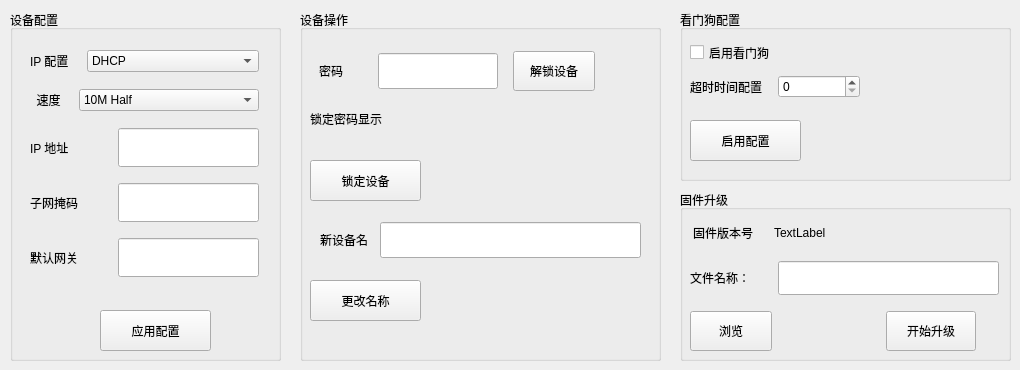
      <widget class="QWidget" name="page_4">
       <widget class="QGroupBox" name="groupBox_5">
        <property name="geometry">
         <rect>
          <x>10</x>
          <y>10</y>
          <width>271</width>
          <height>351</height>
         </rect>
        </property>
        <property name="title">
         <string>设备配置</string>
        </property>
        <widget class="QPushButton" name="Basic_Config_Btn">
         <property name="geometry">
          <rect>
           <x>90</x>
           <y>300</y>
           <width>111</width>
           <height>41</height>
          </rect>
         </property>
         <property name="sizePolicy">
          <sizepolicy hsizetype="Fixed" vsizetype="Fixed">
           <horstretch>0</horstretch>
           <verstretch>0</verstretch>
          </sizepolicy>
         </property>
         <property name="minimumSize">
          <size>
           <width>111</width>
           <height>41</height>
          </size>
         </property>
         <property name="maximumSize">
          <size>
           <width>111</width>
           <height>41</height>
          </size>
         </property>
         <property name="text">
          <string>应用配置</string>
         </property>
        </widget>
        <widget class="QWidget" name="layoutWidget">
         <property name="geometry">
          <rect>
           <x>20</x>
           <y>30</y>
           <width>229</width>
           <height>251</height>
          </rect>
         </property>
         <layout class="QVBoxLayout" name="verticalLayout_2">
          <item>
           <layout class="QHBoxLayout" name="horizontalLayout_8">
            <item>
             <widget class="QLabel" name="label_9">
              <property name="sizePolicy">
               <sizepolicy hsizetype="Fixed" vsizetype="Fixed">
                <horstretch>0</horstretch>
                <verstretch>0</verstretch>
               </sizepolicy>
              </property>
              <property name="maximumSize">
               <size>
                <width>51</width>
                <height>24</height>
               </size>
              </property>
              <property name="text">
               <string>IP 配置</string>
              </property>
             </widget>
            </item>
            <item>
             <widget class="QComboBox" name="lan1_comboBox">
              <item>
               <property name="text">
                <string>DHCP</string>
               </property>
              </item>
              <item>
               <property name="text">
                <string>静态ip</string>
               </property>
              </item>
             </widget>
            </item>
           </layout>
          </item>
          <item>
           <layout class="QHBoxLayout" name="horizontalLayout">
            <item>
             <widget class="QLabel" name="label">
              <property name="sizePolicy">
               <sizepolicy hsizetype="Fixed" vsizetype="Fixed">
                <horstretch>0</horstretch>
                <verstretch>0</verstretch>
               </sizepolicy>
              </property>
              <property name="minimumSize">
               <size>
                <width>43</width>
                <height>24</height>
               </size>
              </property>
              <property name="layoutDirection">
               <enum>Qt::LeftToRight</enum>
              </property>
              <property name="text">
               <string>  速度</string>
              </property>
             </widget>
            </item>
            <item>
             <widget class="QComboBox" name="lan1_speed_comboBox">
              <item>
               <property name="text">
                <string>10M Half</string>
               </property>
              </item>
              <item>
               <property name="text">
                <string>10M Full</string>
               </property>
              </item>
              <item>
               <property name="text">
                <string>100M Half</string>
               </property>
              </item>
              <item>
               <property name="text">
                <string>100M Full</string>
               </property>
              </item>
              <item>
               <property name="text">
                <string>0</string>
               </property>
              </item>
             </widget>
            </item>
           </layout>
          </item>
          <item>
           <layout class="QHBoxLayout" name="horizontalLayout_2">
            <item>
             <widget class="QLabel" name="label_6">
              <property name="text">
               <string>IP 地址     </string>
              </property>
             </widget>
            </item>
            <item>
             <widget class="QLineEdit" name="lan1_ip">
              <property name="sizePolicy">
               <sizepolicy hsizetype="Fixed" vsizetype="Fixed">
                <horstretch>0</horstretch>
                <verstretch>0</verstretch>
               </sizepolicy>
              </property>
              <property name="minimumSize">
               <size>
                <width>141</width>
                <height>39</height>
               </size>
              </property>
              <property name="maximumSize">
               <size>
                <width>340</width>
                <height>39</height>
               </size>
              </property>
             </widget>
            </item>
           </layout>
          </item>
          <item>
           <layout class="QHBoxLayout" name="horizontalLayout_5">
            <item>
             <widget class="QLabel" name="label_7">
              <property name="text">
               <string>子网掩码</string>
              </property>
             </widget>
            </item>
            <item>
             <widget class="QLineEdit" name="lan1_mask">
              <property name="sizePolicy">
               <sizepolicy hsizetype="Fixed" vsizetype="Fixed">
                <horstretch>0</horstretch>
                <verstretch>0</verstretch>
               </sizepolicy>
              </property>
              <property name="minimumSize">
               <size>
                <width>141</width>
                <height>39</height>
               </size>
              </property>
             </widget>
            </item>
           </layout>
          </item>
          <item>
           <layout class="QHBoxLayout" name="horizontalLayout_6">
            <item>
             <widget class="QLabel" name="label_8">
              <property name="text">
               <string>默认网关</string>
              </property>
             </widget>
            </item>
            <item>
             <widget class="QLineEdit" name="lan1_gateway">
              <property name="sizePolicy">
               <sizepolicy hsizetype="Fixed" vsizetype="Fixed">
                <horstretch>0</horstretch>
                <verstretch>0</verstretch>
               </sizepolicy>
              </property>
              <property name="minimumSize">
               <size>
                <width>141</width>
                <height>39</height>
               </size>
              </property>
             </widget>
            </item>
           </layout>
          </item>
         </layout>
        </widget>
       </widget>
       <widget class="QGroupBox" name="groupBox_9">
        <property name="geometry">
         <rect>
          <x>680</x>
          <y>10</y>
          <width>331</width>
          <height>171</height>
         </rect>
        </property>
        <property name="title">
         <string>看门狗配置</string>
        </property>
        <widget class="QCheckBox" name="checkBox_55">
         <property name="geometry">
          <rect>
           <x>10</x>
           <y>30</y>
           <width>103</width>
           <height>25</height>
          </rect>
         </property>
         <property name="text">
          <string>启用看门狗</string>
         </property>
        </widget>
        <widget class="QPushButton" name="watchdog_btn">
         <property name="geometry">
          <rect>
           <x>10</x>
           <y>110</y>
           <width>111</width>
           <height>41</height>
          </rect>
         </property>
         <property name="sizePolicy">
          <sizepolicy hsizetype="Fixed" vsizetype="Fixed">
           <horstretch>0</horstretch>
           <verstretch>0</verstretch>
          </sizepolicy>
         </property>
         <property name="minimumSize">
          <size>
           <width>111</width>
           <height>41</height>
          </size>
         </property>
         <property name="text">
          <string>启用配置</string>
         </property>
        </widget>
        <widget class="QWidget" name="layoutWidget">
         <property name="geometry">
          <rect>
           <x>10</x>
           <y>60</y>
           <width>170</width>
           <height>34</height>
          </rect>
         </property>
         <layout class="QHBoxLayout" name="horizontalLayout_9">
          <item>
           <widget class="QLabel" name="label_32">
            <property name="text">
             <string>超时时间配置</string>
            </property>
           </widget>
          </item>
          <item>
           <widget class="QSpinBox" name="spinBox_5"/>
          </item>
         </layout>
        </widget>
       </widget>
       <widget class="QGroupBox" name="groupBox_10">
        <property name="geometry">
         <rect>
          <x>680</x>
          <y>190</y>
          <width>331</width>
          <height>171</height>
         </rect>
        </property>
        <property name="title">
         <string>固件升级</string>
        </property>
        <widget class="QWidget" name="layoutWidget">
         <property name="geometry">
          <rect>
           <x>10</x>
           <y>30</y>
           <width>160</width>
           <height>26</height>
          </rect>
         </property>
         <layout class="QHBoxLayout" name="horizontalLayout_3">
          <item>
           <widget class="QLabel" name="label_34">
            <property name="sizePolicy">
             <sizepolicy hsizetype="Fixed" vsizetype="Fixed">
              <horstretch>0</horstretch>
              <verstretch>0</verstretch>
             </sizepolicy>
            </property>
            <property name="minimumSize">
             <size>
              <width>72</width>
              <height>24</height>
             </size>
            </property>
            <property name="text">
             <string>固件版本号</string>
            </property>
           </widget>
          </item>
          <item>
           <widget class="QLabel" name="version_lable">
            <property name="sizePolicy">
             <sizepolicy hsizetype="Fixed" vsizetype="Fixed">
              <horstretch>0</horstretch>
              <verstretch>0</verstretch>
             </sizepolicy>
            </property>
            <property name="minimumSize">
             <size>
              <width>72</width>
              <height>24</height>
             </size>
            </property>
            <property name="text">
             <string>TextLabel</string>
            </property>
           </widget>
          </item>
         </layout>
        </widget>
        <widget class="QWidget" name="layoutWidget">
         <property name="geometry">
          <rect>
           <x>10</x>
           <y>70</y>
           <width>309</width>
           <height>36</height>
          </rect>
         </property>
         <layout class="QHBoxLayout" name="horizontalLayout_7">
          <item>
           <widget class="QLabel" name="label_35">
            <property name="text">
             <string>文件名称：</string>
            </property>
           </widget>
          </item>
          <item>
           <widget class="QLineEdit" name="lineEdit_fwFile">
            <property name="sizePolicy">
             <sizepolicy hsizetype="Fixed" vsizetype="Fixed">
              <horstretch>0</horstretch>
              <verstretch>0</verstretch>
             </sizepolicy>
            </property>
            <property name="minimumSize">
             <size>
              <width>221</width>
              <height>34</height>
             </size>
            </property>
           </widget>
          </item>
         </layout>
        </widget>
        <widget class="QWidget" name="layoutWidget">
         <property name="geometry">
          <rect>
           <x>10</x>
           <y>120</y>
           <width>286</width>
           <height>42</height>
          </rect>
         </property>
         <layout class="QHBoxLayout" name="horizontalLayout_11">
          <item>
           <widget class="QPushButton" name="browse_btn">
            <property name="sizePolicy">
             <sizepolicy hsizetype="Fixed" vsizetype="Fixed">
              <horstretch>0</horstretch>
              <verstretch>0</verstretch>
             </sizepolicy>
            </property>
            <property name="minimumSize">
             <size>
              <width>82</width>
              <height>40</height>
             </size>
            </property>
            <property name="styleSheet">
             <string notr="true">QPushButton#browse_btn:hover
{
	image: url(:/image/browse.png);
	color: transparent;
	background-color: #1A3B5F;
}

QPushButton#browse_btn:pressed
{
	image: none;
	color: white;
	background-color: rgba(255,0,0,0.5);
}</string>
            </property>
            <property name="text">
             <string>浏览</string>
            </property>
           </widget>
          </item>
          <item>
           <spacer name="horizontalSpacer_7">
            <property name="orientation">
             <enum>Qt::Horizontal</enum>
            </property>
            <property name="sizeType">
             <enum>QSizePolicy::Fixed</enum>
            </property>
            <property name="sizeHint" stdset="0">
             <size>
              <width>108</width>
              <height>20</height>
             </size>
            </property>
           </spacer>
          </item>
          <item>
           <widget class="QPushButton" name="upgrade_btn">
            <property name="minimumSize">
             <size>
              <width>82</width>
              <height>40</height>
             </size>
            </property>
            <property name="styleSheet">
             <string notr="true">QPushButton#upgrade_btn:hover
{
	image: url(:/image/upgrade.png);
	color: transparent;
	background-color: #1A3B5F;
}

QPushButton#upgrade_btn:pressed
{
	image: none;
	color: white;
	background-color: rgba(255,0,0,0.5);
}</string>
            </property>
            <property name="text">
             <string>开始升级</string>
            </property>
           </widget>
          </item>
         </layout>
        </widget>
       </widget>
       <widget class="QGroupBox" name="groupBox_8">
        <property name="geometry">
         <rect>
          <x>300</x>
          <y>10</y>
          <width>361</width>
          <height>351</height>
         </rect>
        </property>
        <property name="title">
         <string>设备操作</string>
        </property>
        <widget class="QWidget" name="layoutWidget">
         <property name="geometry">
          <rect>
           <x>10</x>
           <y>40</y>
           <width>294</width>
           <height>42</height>
          </rect>
         </property>
         <layout class="QHBoxLayout" name="horizontalLayout_4">
          <item>
           <widget class="QLabel" name="label_19">
            <property name="sizePolicy">
             <sizepolicy hsizetype="Fixed" vsizetype="Fixed">
              <horstretch>0</horstretch>
              <verstretch>0</verstretch>
             </sizepolicy>
            </property>
            <property name="minimumSize">
             <size>
              <width>44</width>
              <height>30</height>
             </size>
            </property>
            <property name="text">
             <string>密码</string>
            </property>
           </widget>
          </item>
          <item>
           <widget class="QLineEdit" name="lineEdit">
            <property name="sizePolicy">
             <sizepolicy hsizetype="Fixed" vsizetype="Fixed">
              <horstretch>0</horstretch>
              <verstretch>0</verstretch>
             </sizepolicy>
            </property>
            <property name="minimumSize">
             <size>
              <width>120</width>
              <height>36</height>
             </size>
            </property>
           </widget>
          </item>
          <item>
           <widget class="QPushButton" name="unlock_btn">
            <property name="sizePolicy">
             <sizepolicy hsizetype="Fixed" vsizetype="Fixed">
              <horstretch>0</horstretch>
              <verstretch>0</verstretch>
             </sizepolicy>
            </property>
            <property name="minimumSize">
             <size>
              <width>82</width>
              <height>40</height>
             </size>
            </property>
            <property name="styleSheet">
             <string notr="true"/>
            </property>
            <property name="text">
             <string>解锁设备</string>
            </property>
           </widget>
          </item>
         </layout>
        </widget>
        <widget class="QLabel" name="unlockPassWord_lab">
         <property name="enabled">
          <bool>true</bool>
         </property>
         <property name="geometry">
          <rect>
           <x>10</x>
           <y>100</y>
           <width>250</width>
           <height>35</height>
          </rect>
         </property>
         <property name="sizePolicy">
          <sizepolicy hsizetype="Fixed" vsizetype="Fixed">
           <horstretch>0</horstretch>
           <verstretch>0</verstretch>
          </sizepolicy>
         </property>
         <property name="minimumSize">
          <size>
           <width>250</width>
           <height>35</height>
          </size>
         </property>
         <property name="maximumSize">
          <size>
           <width>100</width>
           <height>20</height>
          </size>
         </property>
         <property name="layoutDirection">
          <enum>Qt::LeftToRight</enum>
         </property>
         <property name="text">
          <string>锁定密码显示</string>
         </property>
         <property name="alignment">
          <set>Qt::AlignLeading|Qt::AlignLeft|Qt::AlignTop</set>
         </property>
        </widget>
        <widget class="QPushButton" name="lock_btn">
         <property name="geometry">
          <rect>
           <x>10</x>
           <y>150</y>
           <width>111</width>
           <height>41</height>
          </rect>
         </property>
         <property name="sizePolicy">
          <sizepolicy hsizetype="Fixed" vsizetype="Fixed">
           <horstretch>0</horstretch>
           <verstretch>0</verstretch>
          </sizepolicy>
         </property>
         <property name="minimumSize">
          <size>
           <width>111</width>
           <height>41</height>
          </size>
         </property>
         <property name="styleSheet">
          <string notr="true"/>
         </property>
         <property name="text">
          <string>锁定设备</string>
         </property>
        </widget>
        <widget class="QPushButton" name="name_modify">
         <property name="geometry">
          <rect>
           <x>10</x>
           <y>270</y>
           <width>111</width>
           <height>41</height>
          </rect>
         </property>
         <property name="sizePolicy">
          <sizepolicy hsizetype="Fixed" vsizetype="Fixed">
           <horstretch>0</horstretch>
           <verstretch>0</verstretch>
          </sizepolicy>
         </property>
         <property name="minimumSize">
          <size>
           <width>111</width>
           <height>41</height>
          </size>
         </property>
         <property name="styleSheet">
          <string notr="true">QPushButton#name_modify:hover
{
	image: url(:/image/reName.png);
	color: transparent;
	background-color: #1A3B5F;
}
QPushButton#name_modify:pressed
{
	image: none;
	color: white;
	background-color: rgba(255,0,0,0.5);
}</string>
         </property>
         <property name="text">
          <string>更改名称</string>
         </property>
        </widget>
        <widget class="QWidget" name="layoutWidget">
         <property name="geometry">
          <rect>
           <x>14</x>
           <y>211</y>
           <width>333</width>
           <height>38</height>
          </rect>
         </property>
         <layout class="QHBoxLayout" name="horizontalLayout_10">
          <item>
           <widget class="QLabel" name="label_18">
            <property name="sizePolicy">
             <sizepolicy hsizetype="Fixed" vsizetype="Preferred">
              <horstretch>0</horstretch>
              <verstretch>0</verstretch>
             </sizepolicy>
            </property>
            <property name="text">
             <string>新设备名</string>
            </property>
           </widget>
          </item>
          <item>
           <widget class="QLineEdit" name="new_name">
            <property name="sizePolicy">
             <sizepolicy hsizetype="Fixed" vsizetype="Fixed">
              <horstretch>0</horstretch>
              <verstretch>0</verstretch>
             </sizepolicy>
            </property>
            <property name="minimumSize">
             <size>
              <width>261</width>
              <height>36</height>
             </size>
            </property>
            <property name="styleSheet">
             <string notr="true">QLineEdit#new_name{
                                    color: rgba(168,200,236, 0.3); 
                                    font-family: 'Microsoft YaHei'; 
                                    font-size: 12px; 
                                    }</string>
            </property>
            <property name="text">
             <string/>
            </property>
           </widget>
          </item>
         </layout>
        </widget>
       </widget>
      </widget>
